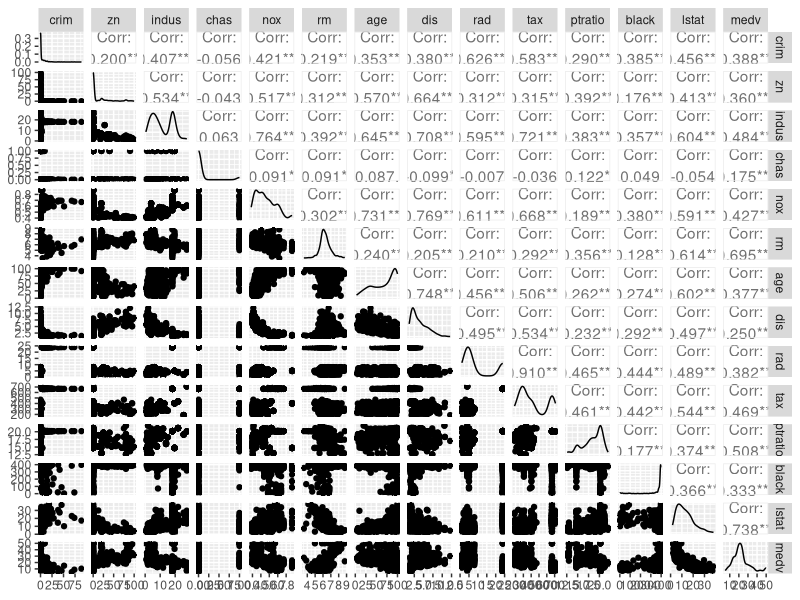
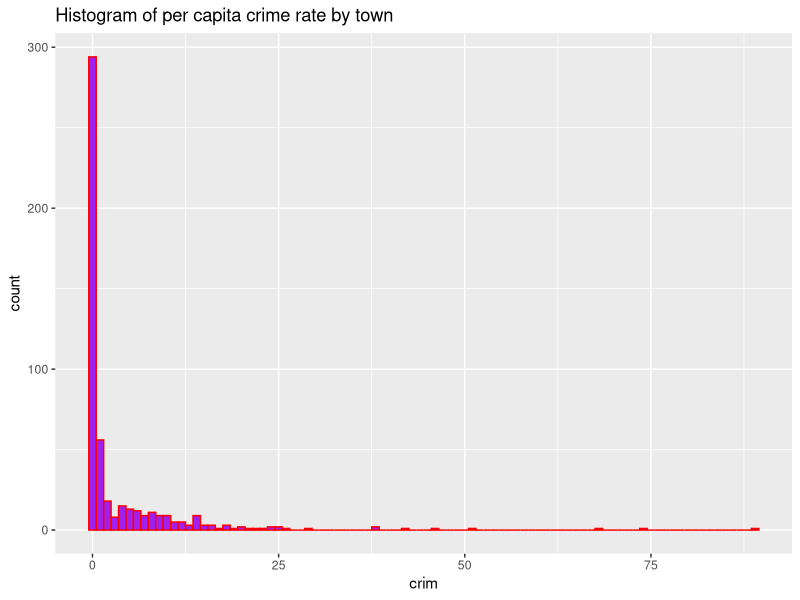
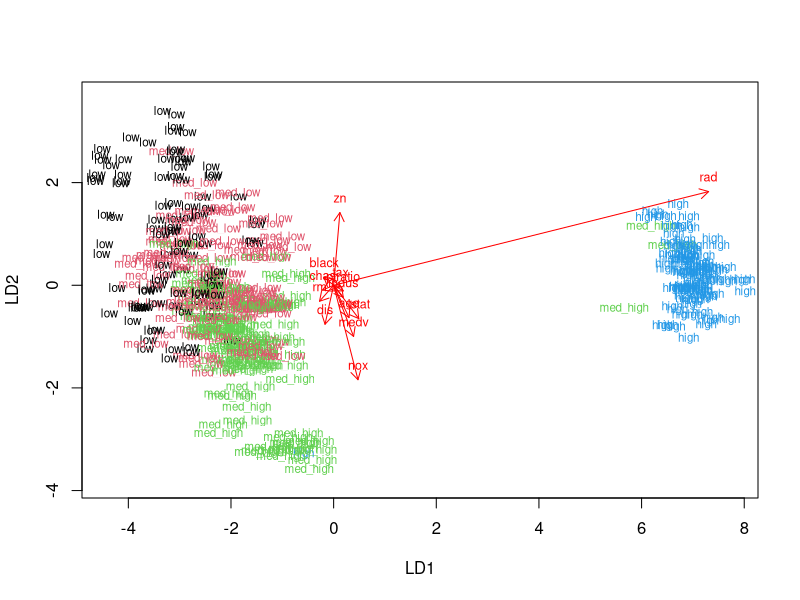

Source code (R) for these figures, in order:
## ---- chunk 1
knitr::opts_chunk$set(echo = TRUE, warning = FALSE, message = FALSE)
library(MASS)
library(dplyr)
library(tidyr)
library(ggplot2)
## ---- chunk 2
#<!--NOTE: some functions are commented out to make the knitted output more simple.-->
data("Boston")
str(Boston)
## ---- chunk 3
library(GGally)
summary(Boston)
## ---- chunk 4
library(ggplot2)
p41 <- ggpairs(Boston, lower = list(combo = wrap("facethist", bins = 20)))
p41
## ---- chunk 5
p4_crime <- ggplot(Boston, aes(crim)) + geom_histogram(binwidth = 1, fill="purple", colour="red") + ggtitle("Histogram of per capita crime rate by town")
p4_crime
korrelaatiot <- cor(Boston)
## ---- chunk 6
#corrplot(korrelaatiot, type = "upper", cl.pos = "b", tl.pos = "d", tl.cex = 0.6, method="circle")
## ---- chunk 7
boston_scaled <- scale(Boston)
summary(boston_scaled)
## ---- chunk 8
#boston_scaled is matrix object as function class(boston_scaled) would tell. Let's change it to a data.frame:
boston_scaled <- as.data.frame(boston_scaled)
## ---- chunk 9
scaled_crim <- boston_scaled$crim
bins <- quantile(scaled_crim)
bins
crime <- cut(scaled_crim, breaks = bins, label = c("low", "med_low", "med_high", "high"),  include.lowest = TRUE)
#the following shows the table of the new factor crime:
table(crime)
#remove original crim from the dataset (note that here "select" is used from a package dplyr)
#str(boston_scaled)
boston_scaled <- dplyr::select(boston_scaled, -crim)
#then let's insert the new variable to data.frame:
boston_scaled <- data.frame(boston_scaled, crime)
## ---- chunk 10
n <- nrow(boston_scaled)
# choose randomly 80% of the n rows and save those rows to ind
ind <- sample(n,  size = n * 0.8)
train <- boston_scaled[ind,]
test <- boston_scaled[-ind,]
## ---- chunk 11
lda.fit <- lda(crime ~ ., data = train)
#The dot above means "all the other variables"
lda.fit
## ---- chunk 12
#To draw a LDA biplot, the following has to be done:
#Numeric crime classes:
train_classes <- as.numeric(train$crime)
# the biplot arrows
lda.arrows <- function(x, myscale = 1, arrow_heads = 0.1, color = "red", tex = 0.75, choices = c(1,2)){
  heads <- coef(x)
  arrows(x0 = 0, y0 = 0, 
         x1 = myscale * heads[,choices[1]], 
         y1 = myscale * heads[,choices[2]], col=color, length = arrow_heads)
  text(myscale * heads[,choices], labels = row.names(heads), 
       cex = tex, col=color, pos=3)
}
#The biplot:
plot(lda.fit, dimen = 2, col = train_classes, pch = train_classes)
lda.arrows(lda.fit, myscale = 2)
## ---- chunk 13
#As crime is the target variable, so let's remove that one from the test dataset.
#First save the correct crime classes from test data
test_classes <- test$crime
#then remove the crime variable from test data
test <- dplyr::select(test, -crime)
#str(test)
#Note: the model is the first argument in the predict function. 
lda.pred <- predict(lda.fit, newdata = test)
# cross tabulate the results
table(correct = test_classes, predicted = lda.pred$class)
#### 
##Might be needed for drawing biplot: 
##first let's make numeric crime classes:
##test_classes <- as.numeric(test_classes)
#VÄÄRÄ: lda.pred <- lda(crime ~ ., data = test)
#The dot above means "all the other variables"
#lda.pred
